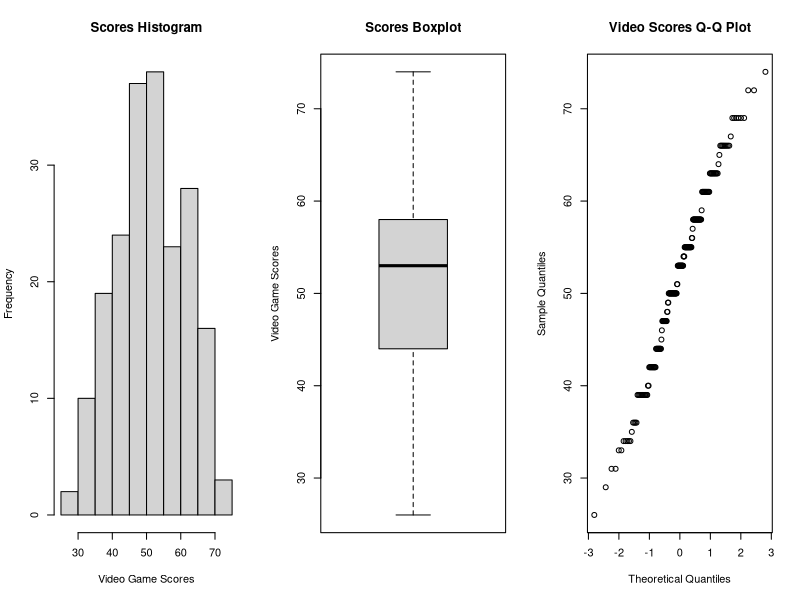
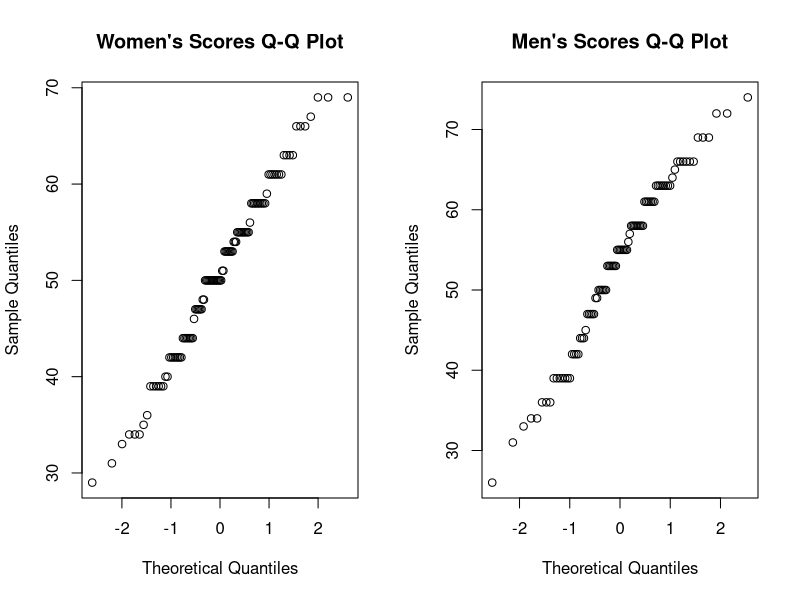
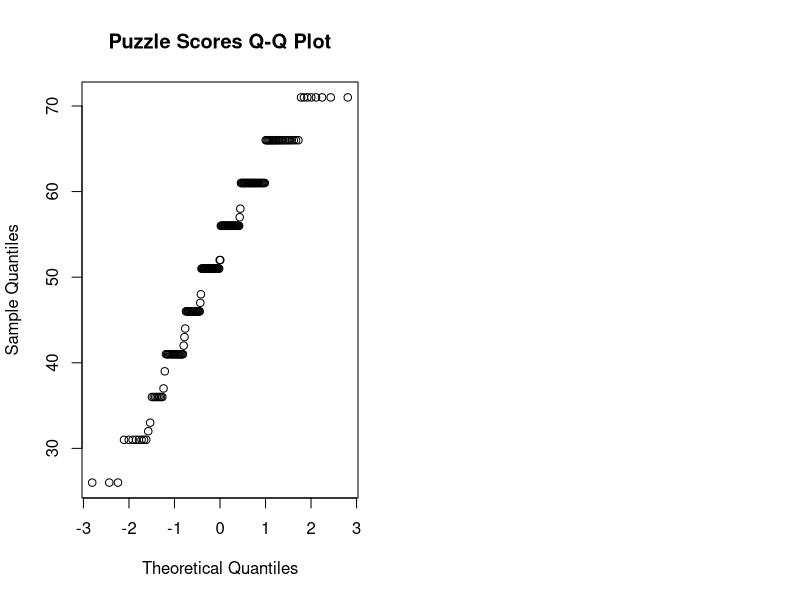
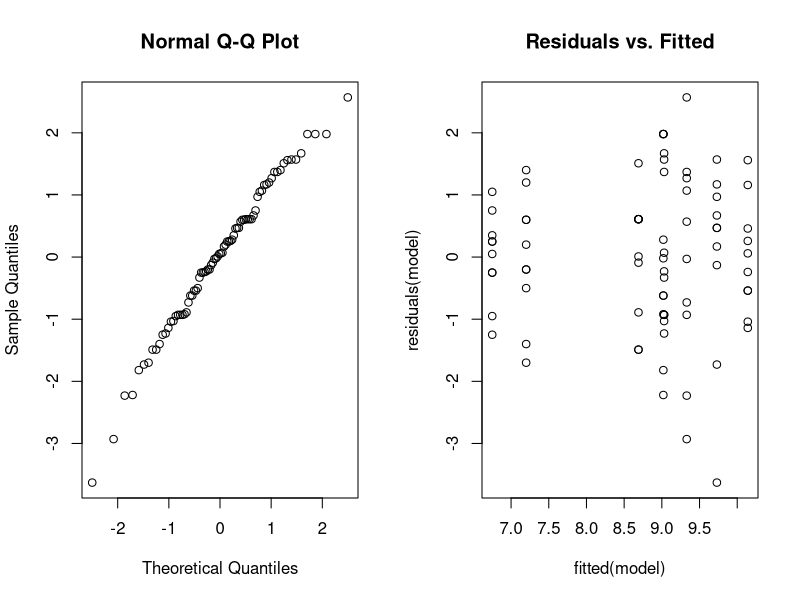
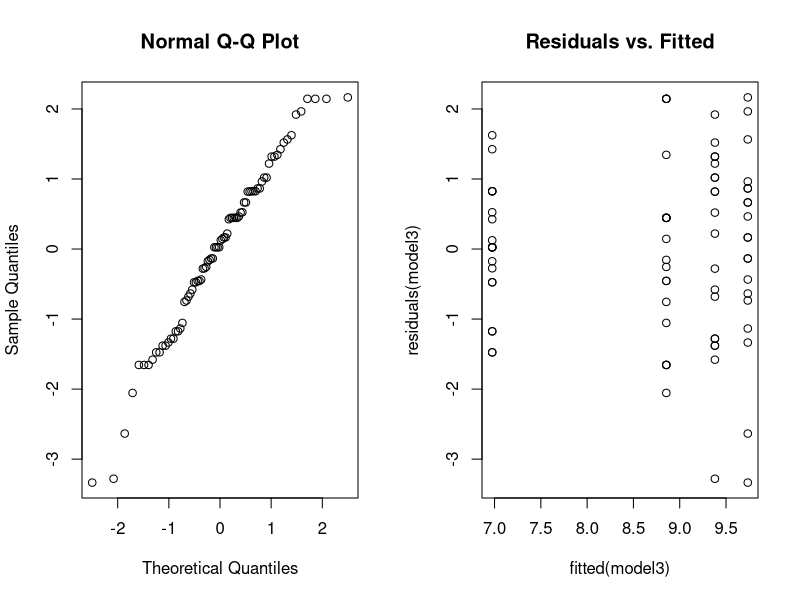
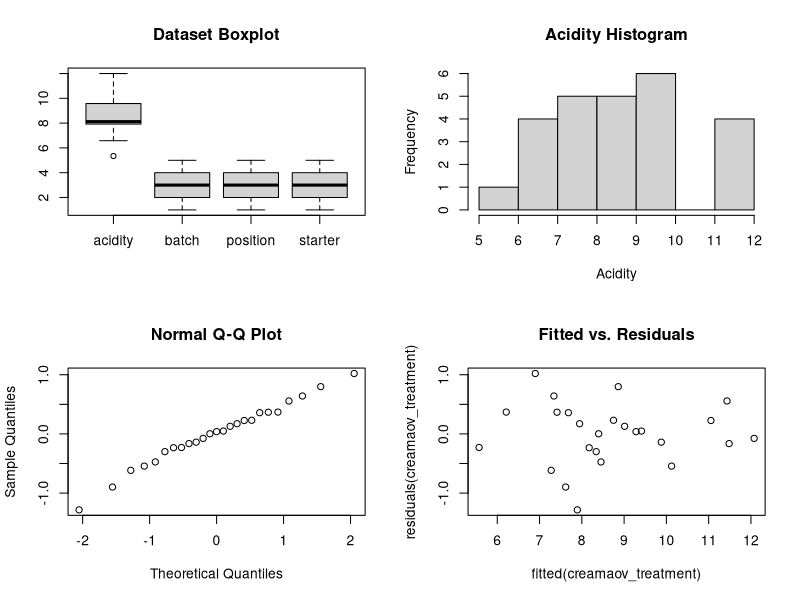
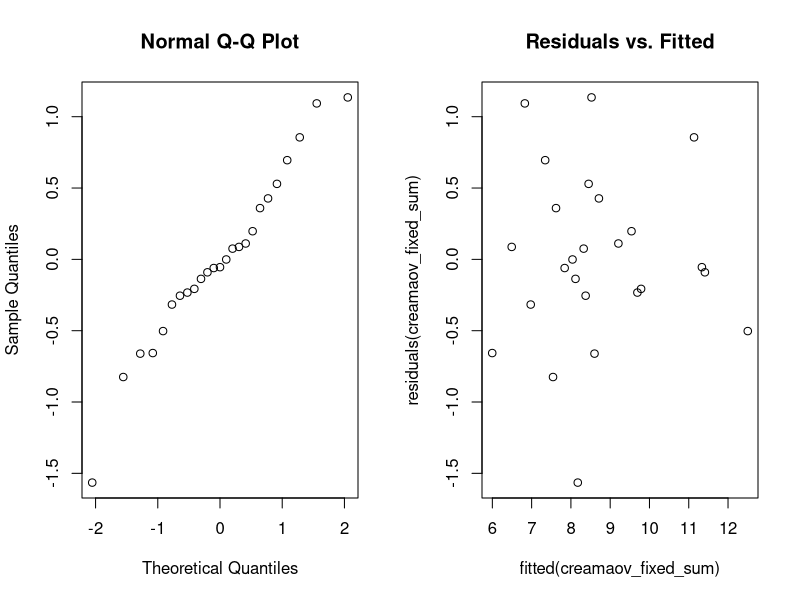
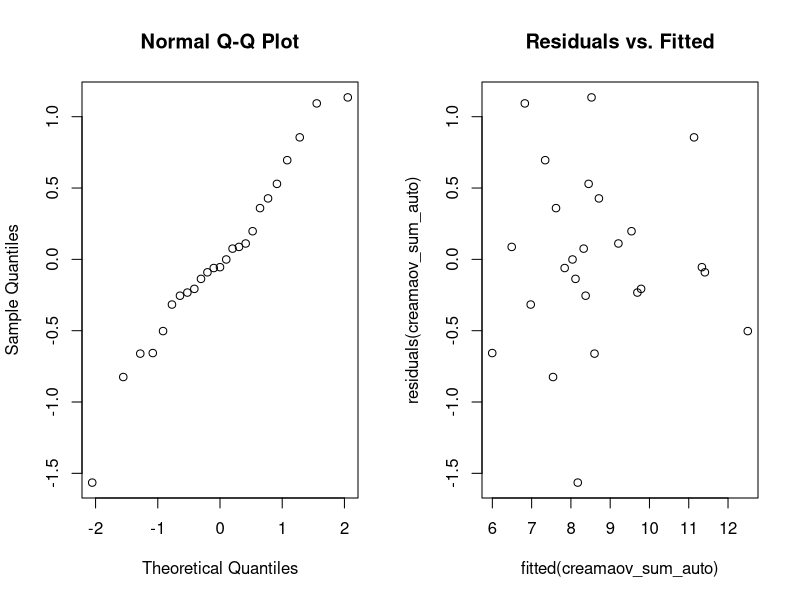

Write R code to recreate these figures, in order.
## ---- chunk 1
#Read in the data and extract the relevant column
ice_cream=read.csv("data/Ice_cream.csv",header=TRUE) 
video=ice_cream$video

#Create relevant figures to assess distribution normality
par(mfrow=c(1,3))
hist(video, xlab="Video Game Scores", main="Scores Histogram"); 
boxplot(video, ylab="Video Game Scores", main="Scores Boxplot"); 
qqnorm(video, main="Video Scores Q-Q Plot")
## ---- chunk 2
#Constructing a bounded 97% confidence interval 
video_mean = mean(video)
video_se = sd(video)/sqrt(length(video))
alpha = 0.03
degrees_freedom = length(video) - 1
t_score = qt(p=alpha/2, df=degrees_freedom, lower.tail=F)
margin_error = video_se * t_score
lower_bound = video_mean - margin_error; upper_bound = video_mean + margin_error
## ---- chunk 3
#Calculating the number of samples needed for a confidence interval of at most length 3
desired_margin_error = 1.5
z_score = qnorm(0.985)
num_samples = ((z_score*sd(video))/desired_margin_error)^2
## ---- chunk 4
#Creating a bootstrapped 97% confidence interval
B = 1000
Tstar = numeric(B)
for (i in 1:B) {
  Xstar = sample(video, replace = TRUE) 
  Tstar[i] = mean(Xstar)
}
Tstar015 = quantile(Tstar, 0.015)  #Lower bound
Tstar985 = quantile(Tstar, 0.985)  #Upper bound

confidence_interval = c(2*mean(video) - Tstar985, 2*mean(video) - Tstar015)
## ---- chunk 5
#First t-test when mu_0 = 50
t.test(video, mu=50, alt="g")

#Second t-test when mu_0 = 51
t.test(video, mu=51, alt="g")
## ---- chunk 6
binom.test(sum(video>50), length(video), p=0.5, alt="g")

wilcox.test(video, mu=50, alt="g")

binom.test(sum(video<42), length(video), p=0.25, alt="l")
## ---- chunk 7
n=length(video); t=min(video)
mus = c()
B=1000; tstar=numeric(B)
for (j in 0:100){
  for (i in 1:B){
  xstar=rnorm(200, mean=j, sd=10)
  tstar[i]=min(xstar)
  }
  pl=sum(tstar<t)/B; pr=sum(tstar>t)/B
  p=2*min(pl,pr)
  if (p >= 0.05){
    mus = c(mus, j)
  }
}
## ---- chunk 8
ks_mus = c()
suppressWarnings(for (j in 0:100){
  xstar=rnorm(200, mean=j, sd=10)
  p = ks.test(video, xstar)[[2]]
  if (p >= 0.05){
    ks_mus = c(ks_mus, j)
  }
})
## ---- chunk 9
#Extracting the boolean data for scores from women and men
women_scores = ice_cream$video[ice_cream$female == 1]
men_scores = ice_cream$video[ice_cream$female == 0]

par(mfrow=c(1,2))
qqnorm(women_scores, main="Women's Scores Q-Q Plot")
qqnorm(men_scores, main="Men's Scores Q-Q Plot")

#Two-sample t-test
t.test(women_scores, men_scores)
## ---- chunk 10
#Mann-Whitney test
wilcox.test(women_scores, men_scores)

#Kolmogorov-Smirnov test
ks.test(women_scores, men_scores)
## ---- chunk 11
puzzle=ice_cream$puzzle

#Check normality for the puzzle scores
qqnorm(puzzle, main="Puzzle Scores Q-Q Plot")
cor.test(video, puzzle, method="spearman")
## ---- chunk 12
hg_data = read.table("data/hemoglobin.txt", header=TRUE)
mu <- mean(hg_data$hemoglobin)
summary(hg_data)
## ---- chunk 13
hg_data$rate = as.factor(hg_data$rate); hg_data$method = as.factor(hg_data$method)
## ---- chunk 14
table(hg_data$rate, hg_data$method)
## ---- chunk 15
set.seed(123)
M=1000; I=4; J=2

# Generate population
rates <- sample(1:I, M, replace=TRUE); methods <- sample(c('A', 'B'), M, replace=TRUE)
hemoglobin <- rnorm(M, mean(hg_data$hemoglobin), sd(hg_data$hemoglobin))
dummy_pop <- data.frame(rate=rates, method=methods, hemoglobin=hemoglobin)

# Create factor combinations
N=10
dummy_pop$combos <- interaction(dummy_pop$rate, dummy_pop$method)
combo_groups <- split(dummy_pop, dummy_pop$combos)

# Sample balanced design
balanced_groups <- lapply(combo_groups,
                          function(group) group[sample(nrow(group),min(N, nrow(group))), ])
balanced_data <- do.call(rbind, balanced_groups)
balanced_data <- subset(balanced_data, select=-combos)

# Verify balance
table(balanced_data$rate, balanced_data$method)
## ---- chunk 16
model <- lm(hemoglobin~rate*method, data=hg_data); anova(model)
## ---- chunk 17
par(mfrow=c(1,2))
qqnorm(residuals(model)); plot(fitted(model), residuals(model)); title("Residuals vs. Fitted")
## ---- chunk 18
model2 <- lm(hemoglobin~rate+method, data=hg_data); invisible(anova(model2)); summary(model2)
## ---- chunk 19
model3 <- lm(hemoglobin~rate, data=hg_data); anova(model3); summary(model3)
## ---- chunk 20
par(mfrow=c(1,2))
qqnorm(residuals(model3)); plot(fitted(model3), residuals(model3)); title("Residuals vs. Fitted")
## ---- chunk 21
kruskal.test(hg_data$hemoglobin, hg_data$rate)
## ---- chunk 22
data <- read.csv("data/cream.txt", sep="", header=TRUE)
cream_treatment <- data.frame(acidity=data[,1], batch=factor(data[,2]), 
                            position=factor(data[,3]), starter=factor(data[,4]))

creamaov_treatment <- lm(acidity ~ batch + position + starter, 
                         data=cream_treatment)

# Inspection of data
summary(data)
par(mfrow=c(2,2))
boxplot(data, main="Dataset Boxplot")

# Visual normality check
hist(data$acidity, xlab="Acidity", main="Acidity Histogram")
qqnorm(residuals(creamaov_treatment))
plot(fitted(creamaov_treatment), residuals(creamaov_treatment), main="Fitted vs. Residuals")

anova(creamaov_treatment); summary(creamaov_treatment)

starter2_p_value <- summary(creamaov_treatment)$coefficients[10,4]
## ---- chunk 23
cream_sum <- data.frame(acidity=data[,1], batch=factor(data[,2]), 
                        position=factor(data[,3]), starter=factor(data[,4]))
contrasts(cream_sum$batch) <- contr.sum
contrasts(cream_sum$position) <- contr.sum
contrasts(cream_sum$starter) <- contr.sum

creamaov_sum <- lm(acidity ~ batch + position + starter, data=cream_sum)
anova(creamaov_sum); summary(creamaov_sum)

p_value_batch <- anova(creamaov_sum)$'Pr(>F)'[1]
p_value_position <- anova(creamaov_sum)$'Pr(>F)'[2]
p_value_starter <- anova(creamaov_sum)$'Pr(>F)'[3]
p_value_batch2 <- summary(creamaov_sum)$coefficients[3,4]
## ---- chunk 24
creamaov_fixed_sum <- lm(acidity ~ batch + starter, data=cream_sum)

# Visual normality re-checking
par(mfrow=c(1,2))
qqnorm(residuals(creamaov_fixed_sum))
plot(fitted(creamaov_fixed_sum), residuals(creamaov_fixed_sum)); title("Residuals vs. Fitted")

anova(creamaov_fixed_sum); summary(creamaov_fixed_sum)
## ---- chunk 25
creamaov_sum_auto <- step(creamaov_sum)

# Visual normality re-check
par(mfrow=c(1,2))
qqnorm(residuals(creamaov_sum_auto))
plot(fitted(creamaov_sum_auto), residuals(creamaov_sum_auto)); title("Residuals vs. Fitted")

anova(creamaov_sum_auto); summary(creamaov_sum_auto)
step_formula <- formula(creamaov_sum_auto)
## ---- chunk 26
friedman_test <- friedman.test(acidity ~ starter | batch, data=cream_sum)
p_value_friedman <- friedman_test$p.value
## ---- chunk 27
library(lme4)

# Check if starter has an effect on acidity
mixedaov_1_pos <- lmer(acidity ~ batch + starter + (1|position), data=cream_sum)
mixedaov_2_pos <- lmer(acidity ~ batch + (1|starter) + (1|position), data=cream_sum)

# Visual normality check
par(mfrow=c(2,2))
qqnorm(residuals(mixedaov_1_pos))
plot(fitted(mixedaov_1_pos), residuals(mixedaov_1_pos)); title("Residuals vs. Fitted")
qqnorm(residuals(mixedaov_2_pos))
plot(fitted(mixedaov_2_pos), residuals(mixedaov_2_pos)); title("Residuals vs. Fitted")

# Remove position to simplify
mixedaov_1 <- lmer(acidity ~ starter + (1|batch), data=cream_sum)
mixedaov_2 <- lmer(acidity ~ (1|starter) + (1|batch), data=cream_sum)

anova(mixedaov_2_pos, mixedaov_1_pos)
anova(mixedaov_2, mixedaov_1)
p_signif_diff_pos <- anova(mixedaov_2_pos, mixedaov_1_pos)$'Pr(>Chisq)'[2]
p_signif_diff <- anova(mixedaov_2, mixedaov_1)$'Pr(>Chisq)'[2]
